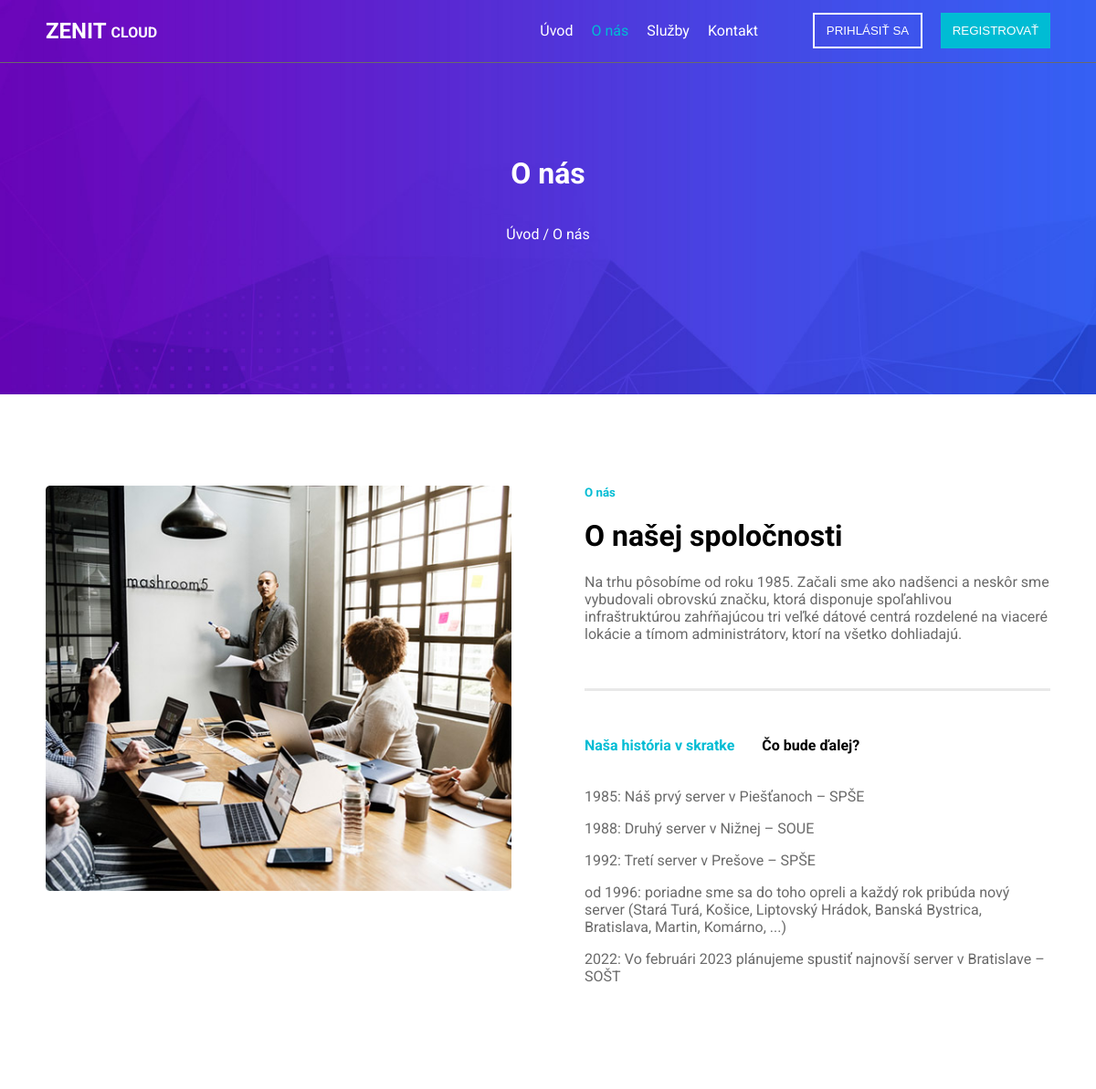
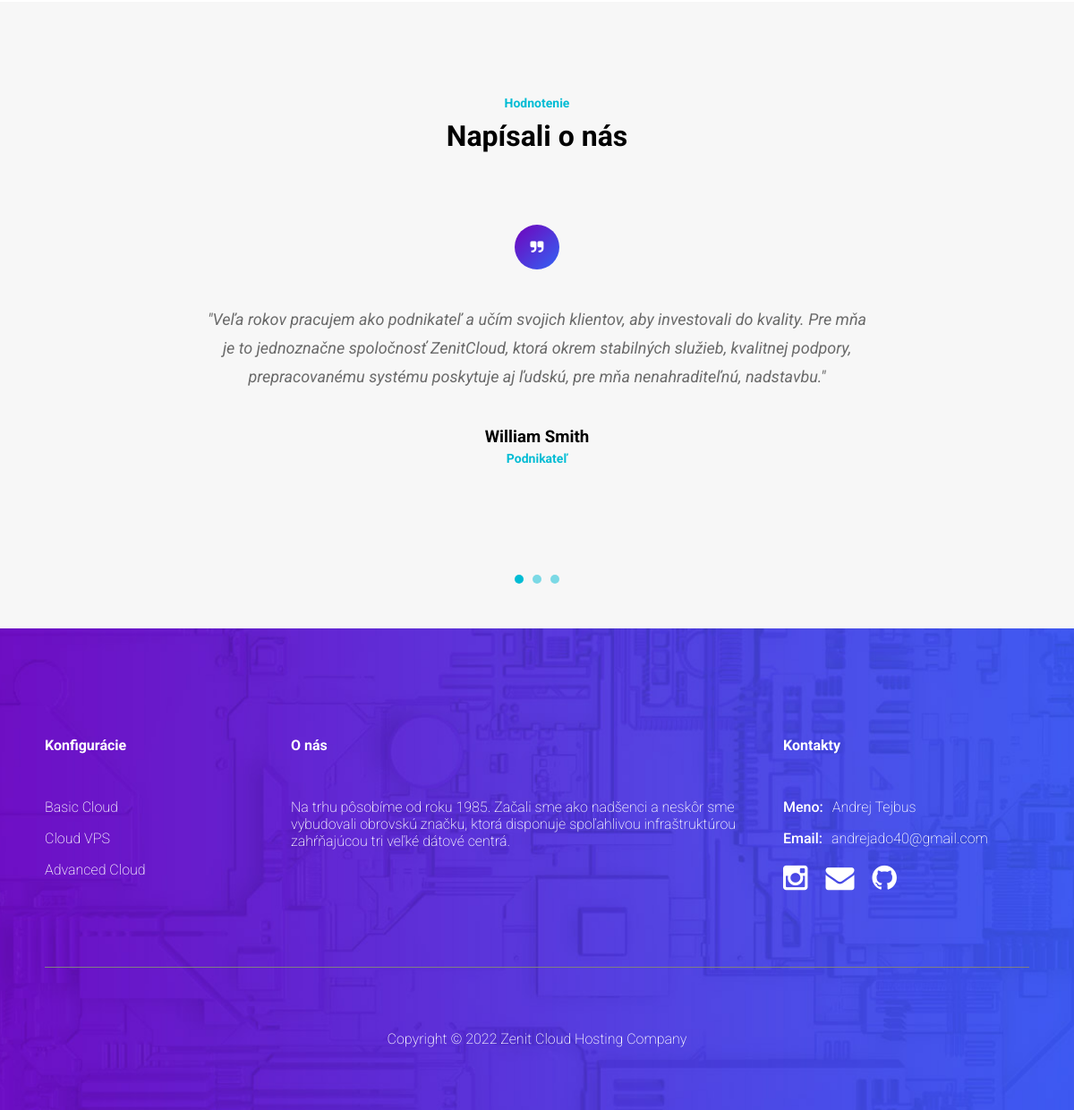
/onas.php, run on the app's committed database (2 pictures, top to bottom).
### tables this page shows
CREATE TABLE `comments` (
  `ID` int(11) NOT NULL,
  `text` text NOT NULL,
  `meno` varchar(64) NOT NULL,
  `zamestnanie` varchar(32) NOT NULL,
  `casPridania` timestamp NOT NULL DEFAULT current_timestamp()
);

### napisali.php (the view)
<div class="napisaliContainer">
<?php
    $select = "select * from comments";
    $result = mysqli_query($conn,$select);
    $rows = mysqli_num_rows($result);
    if($rows > 0){
        $temp = 0;
        while($row = mysqli_fetch_assoc($result)){
?>
<div class="napisali passiveSlide <?php if($temp ==0) echo "activeSlide" ?>">
    <p class="blue">Hodnotenie</p>
    <h1>Napísali o nás</h1>
    <div class="quotation" ><i class="fa fa-quote-right"></i></div>
    <p class="textqua">"<?php echo $row['text']?>"</p>
    <h3><?php echo $row['meno']?></h3>
    <p class="blue"><?php echo $row['zamestnanie']?></p>
</div>
<?php
$temp++;
    }}
?>
<div class="circles">
        <?php
            for($i = 0; $i < $rows; $i++){
        ?>
        <div class="circle <?php if($i ==0) echo "activeSpan" ?>" data-active-slide="<?php echo $i ?>"></div>
        <?php
        }
        ?>
</div>
</div>

### css/style.css (style rules this page uses)
:root { --white: #ffffff; --tirkisova: #00BCD4; --siva: #6A6A6a; --black: #1e1e1e; --secBG: #F7f7f7; --hover: #00a4b9; --prechodA: #7202bb; --prechodB: #3264f5; font-family: "Roboto"; box-sizing: border-box; }
body { margin: 0; position: relative; }
.napisali { text-align: center; background-color: #f7f7f7; padding: 100px 0; min-height: 500px; }
.napisaliContainer { position: relative; }
.napisali .blue { color: var(--tirkisova); font-weight: 700; margin: 5px 0; font-size: 14px; }
.napisali h1 { margin-top: 10px; }
.napisali .quotation { background: linear-gradient(to bottom right, var(--prechodA), var(--prechodB)); height: 50px; width: 50px; border-radius: 100%; color: white; display: grid; place-items: center; margin: 80px auto 40px auto; }
.napisali h3 { margin: 40px 0 0 0; }
.napisali .textqua { margin: 0 auto; max-width: 750px; line-height: 32px; font-weight: 400; font-style: italic; font-size: 18px; color: var(--siva); }
.circles { display: flex; gap: 10px; margin: 0 auto; padding-top: 50px; max-width: fit-content; position: absolute; bottom: 50px; left: 50%; transform: translateX(-50%); }
.circles div { width: 10px; height: 10px; border-radius: 100%; background-color: var(--tirkisova); opacity: 0.5; cursor: pointer; }
.circles .activeSpan { opacity: 1; }
.activeSlide { display: block !important; }
.passiveSlide { display: none; }

### data on the page
comments: text "Veľa rokov pracujem ako podnikateľ a učím svojich klientov, aby investovali do kvality. Pre mňa je to jednoznačne spoločnosť ZenitCloud, ktorá okrem stabilných služieb, kvalitnej podpory, prepracovanému systému poskytuje aj ľudskú, pre mňa nenahraditeľnú, nadstavbu.", meno "William Smith", zamestnanie "Podnikateľ"
